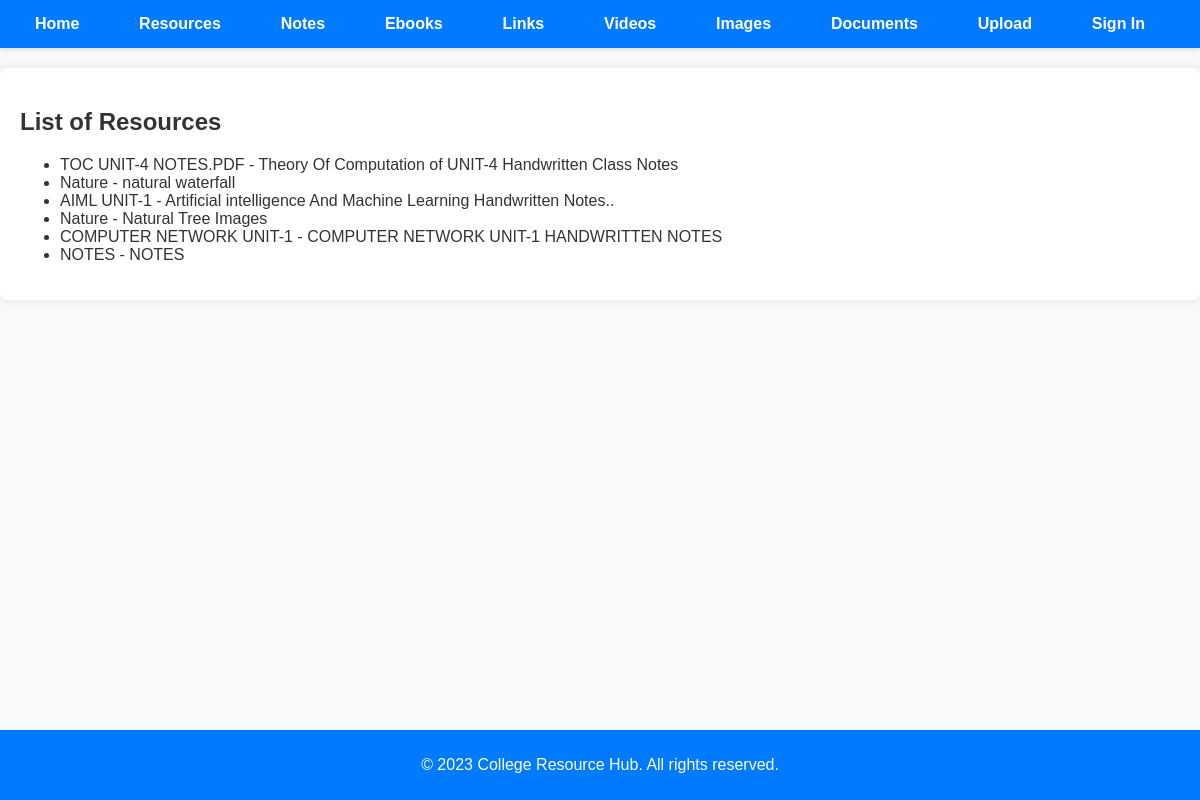
/resources/list/, run on the app's committed database.
### resources/models.py (models this page shows, shortened)
class Resource(models.Model):
    title = models.CharField(max_length=255)
    description = models.TextField()
    upload_date = models.DateTimeField(auto_now_add=True)
    uploader = models.ForeignKey(settings.AUTH_USER_MODEL, on_delete=models.CASCADE)  # Use AUTH_USER_MODEL
    resource_type = models.ForeignKey(ResourceType, on_delete=models.SET_NULL, null=True)

### resources/views.py (the view)
# urls.py: path('list/', resource_list, name='resource_list'),
def resource_list(request):
    resources = Resource.objects.all()
    return render(request, 'resource_list.html', {'resources': resources})

### resources/templates/resource_list.html (shortened to what this page needs)
{% extends 'base.html' %}
{% load static %}
{% block content %}
    <h2>List of Resources</h2>
    <ul>
        {% for resource in resources %}
            <li>{{ resource.title }} - {{ resource.description }}</li>
        {% endfor %}
    </ul>
{% endblock %}

### resources/templates/base.html (shortened to what this page needs)
{% load static %}
<!DOCTYPE html>
<html lang="en">
<head>
    <link rel="stylesheet" href="{% static 'css/style.css' %}">
</head>
<body>
    <nav>
        <ul>
            <li><a href="{% url 'home' %}">Home</a></li>
            <li><a href="{% url 'resource-list' %}">Resources</a></li>
            <li><a href="{% url 'note-list' %}">Notes</a></li>
            <li><a href="{% url 'ebook-list' %}">Ebooks</a></li>
            <li><a href="{% url 'link-list' %}">Links</a></li>
            <li><a href="{% url 'video-list' %}">Videos</a></li>
            <li><a href="{% url 'image-list' %}">Images</a></li>
            <li><a href="{% url 'document-list' %}">Documents</a></li>
            <li><a href="{% url 'upload_page' %}">Upload</a></li>
            {% if user.is_authenticated %}
            <li><a href="{% url 'dashboard' %}">User</a></li>
            <li><a href="{% url 'signout' %}">Sign Out</a></li>
            {% else %}
            <li><a href="{% url 'signin' %}">Sign In</a></li>
            {% endif %}
        </ul>
    </nav>
    <div class="content">
        {% block content %}{% endblock %}
    </div>
    <footer>
        <p>&copy; 2023 College Resource Hub. All rights reserved.</p>
    </footer>
</body>
</html>

### resources/static/css/style.css (style rules this page uses)
body { font-family: 'Arial', sans-serif; margin: 0; padding: 0; background-color: #f8f8f8; color: #333; }
nav { background-color: #555; padding: 15px 20px; box-shadow: 0 2px 5px rgba(0, 0, 0, 0.1); }
nav ul { list-style-type: none; margin: 0; padding: 0; }
nav ul li { display: inline; margin-right: 20px; }
nav ul li a { text-decoration: none; color: #fff; font-weight: bold; font-size: 16px; transition: color 0.3s ease-in-out; }
.content { max-width: 800px; margin: 20px auto; padding: 30px; background-color: #fff; box-shadow: 0 0 20px rgba(0, 0, 0, 0.1); border-radius: 8px; }
footer { text-align: center; padding: 15px; background-color: #555; color: #fff; margin-top: 20px; }

### resources/templates/base.html (style rules this page uses)
body { font-family: 'Arial', sans-serif; margin: 0; padding: 0; background-color: #f8f9fa; }
nav { background-color: #007bff; color: #fff; padding: 15px; }
nav ul { list-style: none; display: flex; justify-content: space-around; }
nav a { text-decoration: none; color: #fff; }
.content { max-width: 1200px; margin: 20px auto; padding: 20px; background-color: #fff; box-shadow: 0 0 10px rgba(0, 0, 0, 0.1); border-radius: 8px; }
footer { background-color: #007bff; color: #fff; text-align: center; padding: 10px 0; position: fixed; bottom: 0; width: 100%; }

### data on the page
Resource: title "TOC UNIT-4 NOTES.PDF", description "Theory Of Computation of UNIT-4 Handwritten Class Notes"
Resource: title "Nature", description "natural waterfall"
Resource: title "AIML UNIT-1", description "Artificial intelligence And Machine Learning Handwritten Notes.."
Resource: title "Nature", description "Natural Tree Images"
Resource: title "COMPUTER NETWORK UNIT-1", description "COMPUTER NETWORK UNIT-1 HANDWRITTEN NOTES"
Resource: title "NOTES", description "NOTES"
